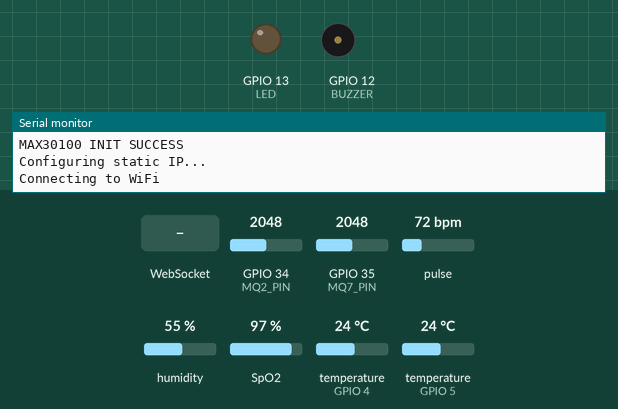
Simulated run of this sketch. Board: ESP32. Parts: output pins drawn as LEDs (lit = HIGH), buzzer (waves = sounding, pin HIGH), the last lines printed to the serial monitor. Dashed ring = blinking. The test bench sets the inputs (shaded band); at power-on: SpO2 97 %, temperature (sensors on GPIO 4, GPIO 5) 24 °C, GPIO 34 (MQ2_PIN) = 2048, GPIO 35 (MQ7_PIN) = 2048, pulse 72 bpm, humidity 55 %. WiFi joins after 1.5 s; servers stay silent unless stated.

Above: at 0.1 s.
At 2.7 s:
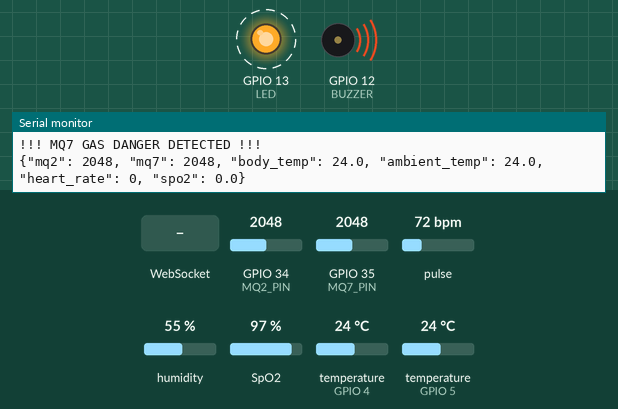
2.8 s: SpO2 set to 80 %
6.3 s: temperature (sensor on GPIO 4) set to 41 °C
9.8 s: temperature (sensor on GPIO 5) set to 41 °C
13.3 s: WebSocket text "1" received
Timing chart, 0 to 17.8 s (numbered marks = the images above; inputs shaded):
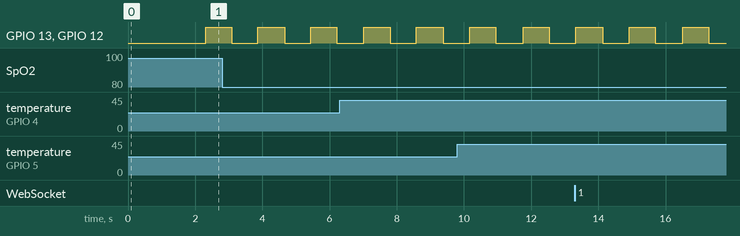

The sketch:

helmet.ino
```cpp
#include <WiFi.h>
#include <Wire.h>
#include <DHT.h>
#include <OneWire.h>
#include <DallasTemperature.h>
#include "MAX30100_PulseOximeter.h"
#include <WebSocketsServer.h>
// WIFI
const char* ssid = "Hot";
const char* password = "0987654321";
// STATIC IP
IPAddress local_IP(10, 12, 80, 50);
IPAddress gateway(10, 12, 80, 1);
IPAddress subnet(255, 255, 255, 0);
// PINS
#define MQ2_PIN 34
#define MQ7_PIN 35
#define DHT_PIN 4
#define DHTTYPE DHT11
#define DS_PIN 5
#define BUZZER 12
#define LED 13
#define MQ_GAS_THRESHOLD 1500
#define BODY_TEMP_CRITICAL 38.5
#define AMBIENT_TEMP_CRITICAL 35.0

unsigned long buzzerTimer = 0;
bool buzzerState = false;


// Sensor Objects
DHT dht(DHT_PIN, DHTTYPE); //
OneWire oneWire(DS_PIN);
DallasTemperature sensors(&oneWire);

// MAX30100 Variables and RTOS Handle
PulseOximeter pox;
float heartRate = 0;
float spo2 = 0;
TaskHandle_t max30100TaskHandle;

// WebSocket server on port 81
WebSocketsServer webSocket = WebSocketsServer(81);

void webSocketEvent(uint8_t num, WStype_t type, uint8_t * payload, size_t length) {
  switch(type) {
    case WStype_DISCONNECTED:
      Serial.printf("[%u] Disconnected\n", num);
      break;
    case WStype_CONNECTED: {
      IPAddress ip = webSocket.remoteIP(num);
      Serial.printf("[%u] Connected from %d.%d.%d.%d\n",
                    num, ip[0], ip[1], ip[2], ip[3]);
      break;
    }
    default:
      break;
  }
}

// (Core 1)
// Dedicated task for continuous MAX30100 updates
void max30100Task(void *parameter) {
  while (true) {
    pox.update();
    heartRate = pox.getHeartRate();
    spo2 = pox.getSpO2();

    vTaskDelay(10 / portTICK_PERIOD_MS); // ~100Hz (10ms delay)
  }
}

void setup() {
  Serial.begin(115200);

  pinMode(BUZZER, OUTPUT);
  pinMode(LED, OUTPUT);
  digitalWrite(LED, LOW);
  digitalWrite(BUZZER, LOW);

  dht.begin();
  sensors.begin();

  // Initialize I2C for MAX30100
  Wire.begin(21, 22);
  if (!pox.begin()) {
    Serial.println("MAX30100 INIT FAILED");
  } else {
    Serial.println("MAX30100 INIT SUCCESS");
  }

  // Create MAX30100 Task on Core 1
  xTaskCreatePinnedToCore(
    max30100Task,        // Task function
    "MAX30100_Task",     // Name
    4096,                // Stack size
    NULL,                // Parameter
    1,                   // Priority
    &max30100TaskHandle, // Task handle
    1                    // Core 1
  );

  Serial.println("Configuring static IP...");
  if (!WiFi.config(local_IP, gateway, subnet)) {
    Serial.println("Static IP configuration failed");
  }
  // WIFI CONNECT
  WiFi.begin(ssid, password);
  Serial.print("Connecting to WiFi");
  while (WiFi.status() != WL_CONNECTED) {
    delay(500);
    Serial.print(".");
  }

  Serial.println();
  Serial.print("Connected! ESP32 IP: ");
  Serial.println(WiFi.localIP());
  webSocket.begin();
  webSocket.onEvent(webSocketEvent);
  Serial.println(" WebSocket server running on port 81");
}

void loop() {
  webSocket.loop();
  const int ADC_MAX_VALUE = 4095;

  // Readings for non-RTOS sensors
  int mq2Value = analogRead(MQ2_PIN);
  int mq7Value = analogRead(MQ7_PIN);
  sensors.requestTemperatures();
  float bodyTemp = sensors.getTempCByIndex(0);
  float ambientTemp = dht.readTemperature();

  // MQ SENSOR FAILURE DETECTION
  bool mq2Failed = false;
  if (mq2Value == 0 || mq2Value == ADC_MAX_VALUE) {
    Serial.println("MQ2 read failed (Stuck at 0 or 4095)!");
    mq2Failed = true;
    mq2Value = 0; // Set to 0 to prevent false alarm if stuck at max ADC
  }
  bool mq7Failed = false;
  if (mq7Value == 0 || mq7Value == ADC_MAX_VALUE) {
    Serial.println("MQ7 read failed (Stuck at 0 or 4095)!");
    mq7Failed = true;
    mq7Value = 0;
  }

  // DS18B20 Failure Check
  if (bodyTemp == DEVICE_DISCONNECTED_C) {
    Serial.println("DS18B20 not connected!");
    bodyTemp = 0;
  }

  // DHT11 Failure Check
  if (isnan(ambientTemp)) {
    Serial.println("DHT11 read failed!");
    ambientTemp = 0;
  }

  // ALARM LOGIC (Buzzer & LED)
  bool alarmActive = false;

  // Gas Alarms
  if (!mq2Failed && mq2Value > MQ_GAS_THRESHOLD) {
    Serial.println("!!! MQ2 GAS DANGER DETECTED !!!");
    alarmActive = true;
  }
  if (!mq7Failed && mq7Value > MQ_GAS_THRESHOLD) {
    Serial.println("!!! MQ7 GAS DANGER DETECTED !!!");
    alarmActive = true;
  }

  // Body Temperature Alarm Check
  if (bodyTemp > 0 && bodyTemp >= BODY_TEMP_CRITICAL) {
    Serial.printf("!!! CRITICAL BODY TEMP: %.1f C !!!\n", bodyTemp);
    alarmActive = true;
  }

  // Ambient Temperature Alarm Check (Overheating/Fire)
  if (ambientTemp >= AMBIENT_TEMP_CRITICAL) {
    Serial.printf("!!! CRITICAL AMBIENT TEMP: %.1f C !!!\n", ambientTemp);
    alarmActive = true;
  }

  if (spo2 > 0 && spo2 < 90.0) {
      Serial.printf("!!! CRITICAL SpO2: %.1f %% !!!\n", spo2);
      alarmActive = true;
  }

  // Control the Buzzer and LED based on the alarm state
  if (alarmActive) {
  if (millis() - buzzerTimer >= 500) {
    buzzerTimer = millis();
    buzzerState = !buzzerState;
    digitalWrite(BUZZER, buzzerState);
    digitalWrite(LED, buzzerState);
  }
} else {
  digitalWrite(BUZZER, LOW);
  digitalWrite(LED, LOW);
  buzzerState = false;
}


  // CREATE JSON
  String payload = "{";
  payload += "\"mq2\": " + String(mq2Value) + ", ";
  payload += "\"mq7\": " + String(mq7Value) + ", ";
  payload += "\"body_temp\": " + String(bodyTemp, 1) + ", ";
  payload += "\"ambient_temp\": " + String(ambientTemp, 1) + ", ";
  payload += "\"heart_rate\": " + String(heartRate, 0) + ", ";
  payload += "\"spo2\": " + String(spo2, 1);
  payload += "}";

  // SEND TO FLUTTER
  webSocket.broadcastTXT(payload);
  Serial.println(payload);

}
```

Measured:
- by itself, GPIO 13 (LED), GPIO 12 (BUZZER): alternates HIGH for 0.78 s and LOW for 0.80 s
